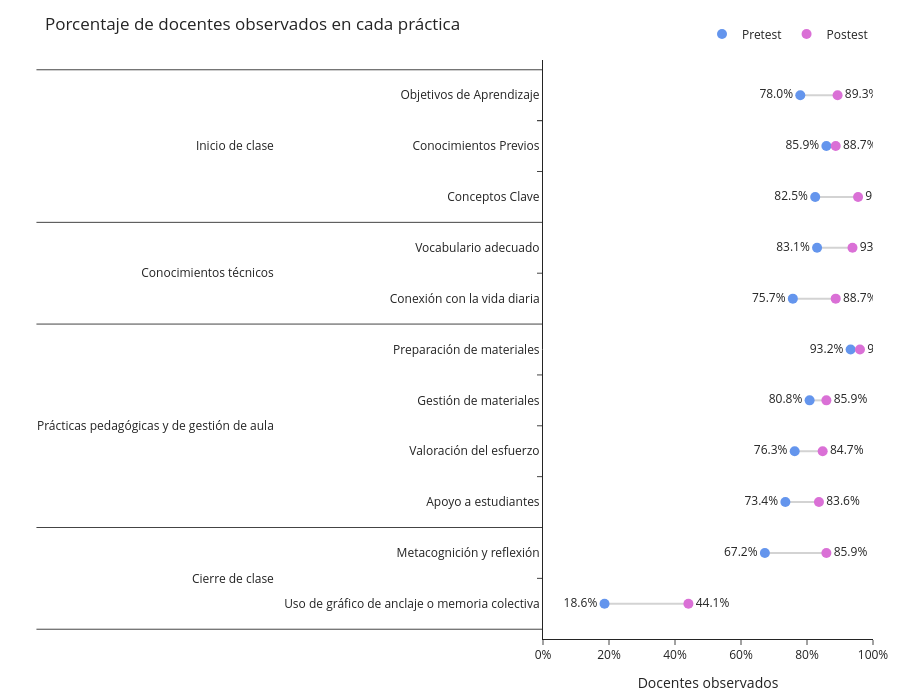

Notebook code cell kept with this figure:
### Code cell
for col, mapping in objetivos_map.items():
    for momento in ['Pre', 'Post']:
        mask = clean_objetivos['momento'] == momento
        pos_count = (clean_objetivos.loc[mask, col] == 'Sí').sum()
        neg_count = (clean_objetivos.loc[mask, col] == 'No').sum()
        total = pos_count + neg_count
        percentage = (pos_count / total * 100) if total > 0 else 0
        key = 'pre_percentage' if momento == 'Pre' else 'post_percentage'
        objetivos_map[col][key] = percentage

# Data grouped by section
# groups = {
#     'Inicio de clase': [
#         ('Objetivos de aprendizaje', 42, 89),
#         ('Conocimientos previos', 62, 88),
#         ('Conceptos clave', 70, 91)
#     ],
#     'Conocimientos técnicos': [
#         ('Vocabulario adecuado', 73, 91),
#         ('Conexión vida diaria', 42, 80)
#     ],
#     'Prácticas pedagógicas y de gestión de aula': [
#         ('Material preparado', 56, 86),
#         ('Gestión de materiales', 58, 82),
#         ('Valoración esfuerzo', 59, 80),
#         ('Estrategias de apoyo', 59, 74)
#     ],
#     'Cierre de la clase': [
#         ('Gráficos de anclaje', 8, 36),
#         ('Metacognición', 27, 74)
#     ]
# }

# Flatten data for plotting and record section starts
categories = []
pretest = []
posttest = []
section_starts = []
sections = []

# for section, items in groups.items():
#     section_starts.append(len(categories))
#     for cat, pre, post in items:
#         sections.append(section)
#         categories.append(cat)
#         pretest.append(pre)
#         posttest.append(post)


for col, mapping in objetivos_map.items():
    sections.append(mapping['category'])
    categories.append(mapping['clean_name'])
    pretest.append(mapping['pre_percentage'])
    posttest.append(mapping['post_percentage'])
    if mapping['category'] not in section_starts:
        section_starts.append(len(categories) - 1)



# Create figure
fig = go.Figure()

# Add connecting lines
for i in range(len(categories)):
    fig.add_trace(go.Scatter(
        x=[pretest[i], posttest[i]],
        y=[[sections[i], sections[i]], [categories[i], categories[i]]],
        mode='markers+lines',
        line=dict(color='lightgray', width=2),
        showlegend=False
    ))

full_sections = []

for section in sections:
    full_sections.append(section)
    full_sections.append(section)

# Add pretest and posttest markers + labels
fig.add_trace(go.Scatter(
    x=pretest, y=[sections, categories], mode='markers+text',
    name='Pretest', marker=dict(color='cornflowerblue', size=10),
    text=[f'{v:.1f}%' for v in pretest], textposition='middle left'
))

fig.add_trace(go.Scatter(
    x=posttest, y=[sections, categories], mode='markers+text',
    name='Postest', marker=dict(color='orchid', size=10),
    text=[f'{v:.1f}%' for v in posttest], textposition='middle right'
))


# Layout: reverse y to keep provided order top->bottom, increase left margin
fig.update_layout(
    title='Porcentaje de docentes observados en cada práctica',
    xaxis_title='Docentes observados',
    xaxis=dict(range=[0, 100], ticksuffix='%'),
    template='simple_white',
    height=700,
    yaxis_title='',
    yaxis=dict(autorange='reversed'),  # keep categories in the order we defined
    margin=dict(l=300, r=20, t=60, b=50),
    legend=dict(orientation='h', yanchor='bottom', y=1.02, xanchor='right', x=1)
)

fig.show()

### Figure 1 — Plotly figure (JSON) as saved in the notebook; plotly's stock layout.template omitted (floating-point values rounded to 4 significant figures)
{"data": [{"line": {"color": "lightgray", "width": 2}, "mode": "markers+lines", "showlegend": false, "type": "scatter", "x": [77.97, 89.27], "y": [["Inicio de clase", "Inicio de clase"], ["Objetivos de Aprendizaje", "Objetivos de Aprendizaje"]]}, {"line": {"color": "lightgray", "width": 2}, "mode": "markers+lines", "showlegend": false, "type": "scatter", "x": [85.88, 88.7], "y": [["Inicio de clase", "Inicio de clase"], ["Conocimientos Previos", "Conocimientos Previos"]]}, {"line": {"color": "lightgray", "width": 2}, "mode": "markers+lines", "showlegend": false, "type": "scatter", "x": [82.49, 95.48], "y": [["Inicio de clase", "Inicio de clase"], ["Conceptos Clave", "Conceptos Clave"]]}, {"line": {"color": "lightgray", "width": 2}, "mode": "markers+lines", "showlegend": false, "type": "scatter", "x": [83.05, 93.79], "y": [["Conocimientos técnicos", "Conocimientos técnicos"], ["Vocabulario adecuado", "Vocabulario adecuado"]]}, {"line": {"color": "lightgray", "width": 2}, "mode": "markers+lines", "showlegend": false, "type": "scatter", "x": [75.71, 88.7], "y": [["Conocimientos técnicos", "Conocimientos técnicos"], ["Conexión con la vida diaria", "Conexión con la vida diaria"]]}, {"line": {"color": "lightgray", "width": 2}, "mode": "markers+lines", "showlegend": false, "type": "scatter", "x": [93.22, 96.05], "y": [["Prácticas pedagógicas y de gestión de aula", "Prácticas pedagógicas y de gestión de aula"], ["Preparación de materiales", "Preparación de materiales"]]}, {"line": {"color": "lightgray", "width": 2}, "mode": "markers+lines", "showlegend": false, "type": "scatter", "x": [80.79, 85.88], "y": [["Prácticas pedagógicas y de gestión de aula", "Prácticas pedagógicas y de gestión de aula"], ["Gestión de materiales", "Gestión de materiales"]]}, {"line": {"color": "lightgray", "width": 2}, "mode": "markers+lines", "showlegend": false, "type": "scatter", "x": [76.27, 84.75], "y": [["Prácticas pedagógicas y de gestión de aula", "Prácticas pedagógicas y de gestión de aula"], ["Valoración del esfuerzo", "Valoración del esfuerzo"]]}, {"line": {"color": "lightgray", "width": 2}, "mode": "markers+lines", "showlegend": false, "type": "scatter", "x": [73.45, 83.62], "y": [["Prácticas pedagógicas y de gestión de aula", "Prácticas pedagógicas y de gestión de aula"], ["Apoyo a estudiantes", "Apoyo a estudiantes"]]}, {"line": {"color": "lightgray", "width": 2}, "mode": "markers+lines", "showlegend": false, "type": "scatter", "x": [67.23, 85.88], "y": [["Cierre de clase", "Cierre de clase"], ["Metacognición y reflexión", "Metacognición y reflexión"]]}, {"line": {"color": "lightgray", "width": 2}, "mode": "markers+lines", "showlegend": false, "type": "scatter", "x": [18.64, 44.07], "y": [["Cierre de clase", "Cierre de clase"], ["Uso de gráfico de anclaje o memoria colectiva", "Uso de gráfico de anclaje o memoria colectiva"]]}, {"marker": {"color": "cornflowerblue", "size": 10}, "mode": "markers+text", "name": "Pretest", "text": ["78.0%", "85.9%", "82.5%", "83.1%", "75.7%", "93.2%", "80.8%", "76.3%", "73.4%", "67.2%", "18.6%"], "textposition": "middle left", "type": "scatter", "x": [77.97, 85.88, 82.49, 83.05, 75.71, 93.22, 80.79, 76.27, 73.45, 67.23, 18.64], "y": [["Inicio de clase", "Inicio de clase", "Inicio de clase", "Conocimientos técnicos", "Conocimientos técnicos", "Prácticas pedagógicas y de gestión de aula", "Prácticas pedagógicas y de gestión de aula", "Prácticas pedagógicas y de gestión de aula", "Prácticas pedagógicas y de gestión de aula", "Cierre de clase", "Cierre de clase"], ["Objetivos de Aprendizaje", "Conocimientos Previos", "Conceptos Clave", "Vocabulario adecuado", "Conexión con la vida diaria", "Preparación de materiales", "Gestión de materiales", "Valoración del esfuerzo", "Apoyo a estudiantes", "Metacognición y reflexión", "Uso de gráfico de anclaje o memoria colectiva"]]}, {"marker": {"color": "orchid", "size": 10}, "mode": "markers+text", "name": "Postest", "text": ["89.3%", "88.7%", "95.5%", "93.8%", "88.7%", "96.0%", "85.9%", "84.7%", "83.6%", "85.9%", "44.1%"], "textposition": "middle right", "type": "scatter", "x": [89.27, 88.7, 95.48, 93.79, 88.7, 96.05, 85.88, 84.75, 83.62, 85.88, 44.07], "y": [["Inicio de clase", "Inicio de clase", "Inicio de clase", "Conocimientos técnicos", "Conocimientos técnicos", "Prácticas pedagógicas y de gestión de aula", "Prácticas pedagógicas y de gestión de aula", "Prácticas pedagógicas y de gestión de aula", "Prácticas pedagógicas y de gestión de aula", "Cierre de clase", "Cierre de clase"], ["Objetivos de Aprendizaje", "Conocimientos Previos", "Conceptos Clave", "Vocabulario adecuado", "Conexión con la vida diaria", "Preparación de materiales", "Gestión de materiales", "Valoración del esfuerzo", "Apoyo a estudiantes", "Metacognición y reflexión", "Uso de gráfico de anclaje o memoria colectiva"]]}], "layout": {"height": 700, "legend": {"orientation": "h", "x": 1, "xanchor": "right", "y": 1.02, "yanchor": "bottom"}, "margin": {"b": 50, "l": 300, "r": 20, "t": 60}, "title": {"text": "Porcentaje de docentes observados en cada práctica"}, "xaxis": {"range": [0, 100], "ticksuffix": "%", "title": {"text": "Docentes observados"}}, "yaxis": {"autorange": "reversed", "title": {"text": ""}}}}
